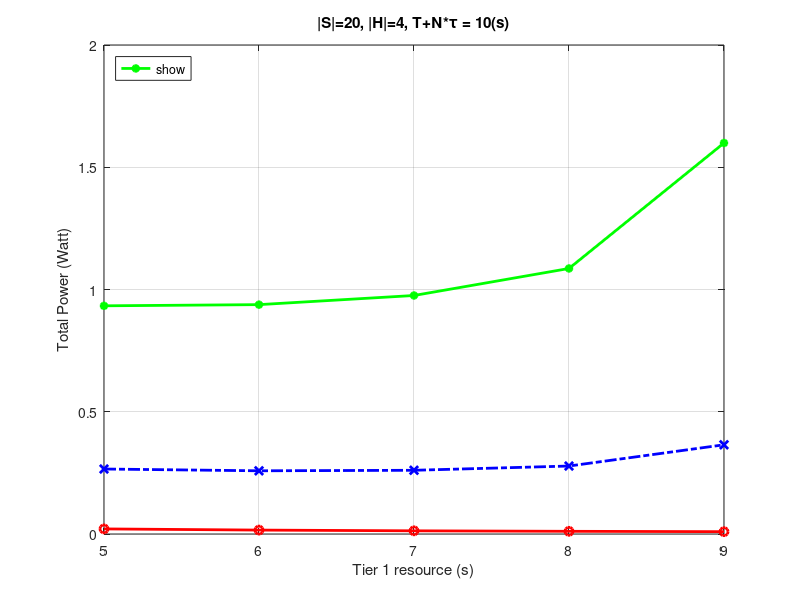

Here is the MATLAB script that generated this plot:
clc;
clear;

totalNodes=20;
N = 4;
totalTime = 10000.0; % 10s

CSAclusterTier1Power = [0.0208 0.0160 0.0130 0.0110 0.0095];
CSAclusterTier2Power = [1.4557e-05 1.5318e-05 1.6678e-05 1.9793e-05 3.1634e-05];
CSAtotalPower = CSAclusterTier1Power + CSAclusterTier2Power;

KmeansclusterTier1Power = [0.0589 0.0456 0.0371 0.0313 0.0271];
KmeansclusterTier2Power = [0.2069 0.2129 0.2235 0.2467 0.3378];
KmeansTotalPower = KmeansclusterTier1Power + KmeansclusterTier2Power;

DMCPclusterTier1Power = [0.1215 0.0956 0.0787 0.0669 0.0581];
DMCPclusterTier2Power = [0.8118 0.8425 0.8968 1.0191 1.5411];
DMCPTotalPower = DMCPclusterTier1Power + DMCPclusterTier2Power;

xaxis = [5.0 6.0 7.0 8.0 9.0 ]; % sec

str_DMCP = sprintf('DMCP');
plot(xaxis, DMCPTotalPower, '*-','LineWidth',2,'Color','g','DisplayName',str_DMCP ); hold on;
str_baseline = sprintf('Kmeans clustering algorithm');
plot(xaxis, KmeansTotalPower, 'x-.','LineWidth',2,'Color','b','DisplayName',str_baseline ); hold on;
str_CSA = sprintf('Proposed clustering algorithm');
plot(xaxis, CSAtotalPower, 'o-','LineWidth',2,'Color','r','DisplayName',str_CSA ); hold on;

xlabel('Tier 1 resource (s)');
ylabel('Total Power (Watt)');
title('|S|=20, |H|=4, T+N*\tau = 10(s)');
legend('show','location','NorthWest');
grid on;

hold off;
